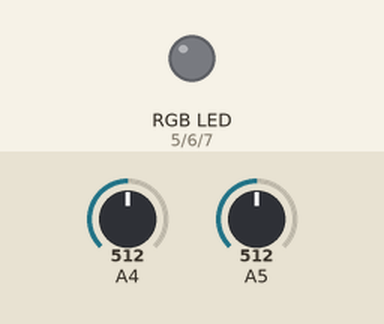
A sketch run on a simulated Arduino Uno, built with avr-gcc and run on an emulated ATmega328P. Parts: an RGB LED mixed from three pins (HIGH = lit). The test bench sets the inputs (shaded band); at power-on: A4 = 512, A5 = 512. What the sketch prints to the serial monitor is not drawn.

Above: at 1.2 s.
1.3 s: A4 set to 0
At 2.5 s:
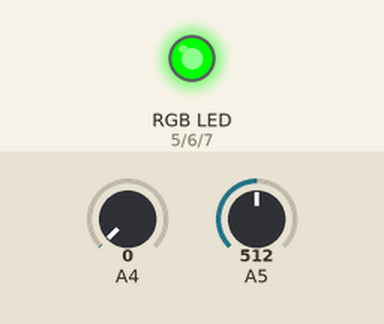
2.8 s: A5 set to 0
At 4.0 s:
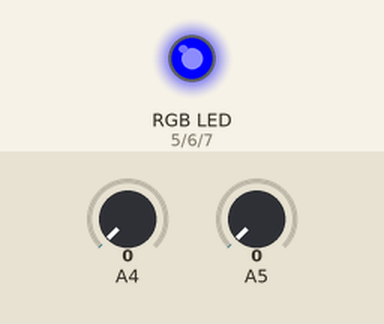
4.3 s: A5 set to 122
At 4.7 s:
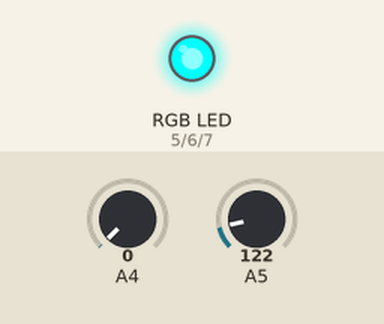
5.8 s: A4 set to 1011
7.5 s: A4 set to 1023
At 8.6 s:
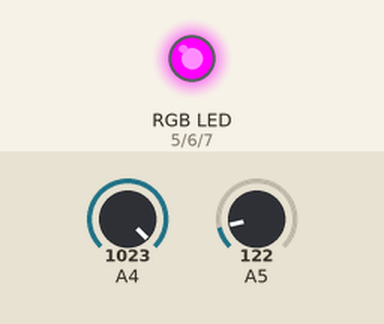
9.0 s: A5 set to 1015
10.8 s: A5 set to 1023
At 11.1 s:
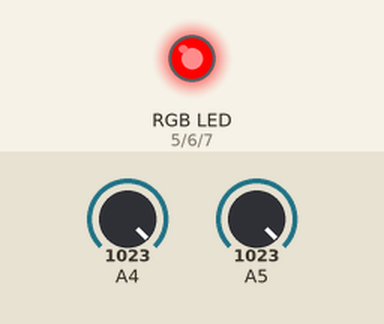
Timing chart, 0 to 13.3 s (numbered marks = the images above; inputs shaded):
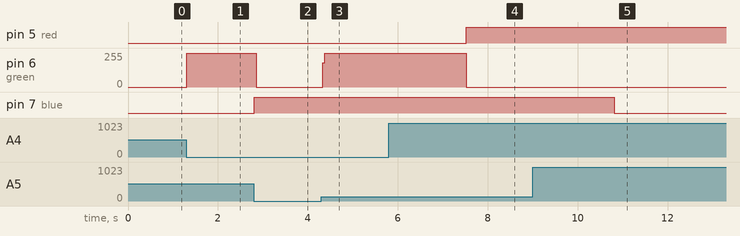

Measured:
- the behaviour switches between 1022 and 1023 on A4 (found by bisection; images 3 and 4)
- the behaviour switches between 1022 and 1023 on A5 (found by bisection; images 4 and 5)
- after the input at 1.3 s, pin 6 (green): 0/255 → 255/255 at once
- after the input at 2.8 s, pin 6 (green): 255/255 → 0/255 after 0.06 s; pin 7 (blue): LOW → HIGH at once
- after the input at 4.3 s, pin 6 (green): 0/255 → 255/255 at once
- after the input at 5.8 s, every drawn part: stays the same
- after the input at 7.5 s, pin 5 (red): LOW → HIGH at once; pin 6 (green): 255/255 → 0/255 at once
- after the input at 9.0 s, every drawn part: stays the same
- after the input at 10.8 s, pin 7 (blue): HIGH → LOW at once

The sketch:

ulepszone_diody.ino
```cpp
#define red 5
#define green 6
#define blue 7


void setup() {
  pinMode(red,OUTPUT);
  pinMode(green,OUTPUT);
  pinMode(blue,OUTPUT);
  pinMode(A4,INPUT);
  pinMode(A5,INPUT);
  Serial.begin(9600);
  digitalWrite(green,LOW);
  digitalWrite(red,LOW);
  digitalWrite(blue,LOW);
}

void loop() {
  int x = analogRead(A4);
  int y = analogRead(A5);
  Serial.print(x);
  Serial.print(" ");
  Serial.print(y);
  Serial.print(" ");


  if(x == 1023){
    digitalWrite(red,HIGH);
    digitalWrite(green,LOW);
  } else if(x == 0){
    digitalWrite(red,LOW);
    digitalWrite(green,HIGH);
  }
  if(y == 1023){
    digitalWrite(blue,LOW);
    digitalWrite(red,HIGH);
  } else if(y == 0){
    digitalWrite(green,LOW);
    digitalWrite(blue,HIGH);
  }


}

void LED(int n){
  digitalWrite(n,HIGH);
  delay(1000);
  digitalWrite(n,LOW);
}
```
